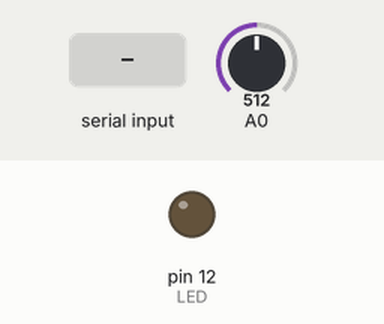
Recording of a sketch running on a simulated Arduino Uno, built with avr-gcc and run on an emulated ATmega328P. Shown: output pins drawn as LEDs (lit = HIGH). Inputs (shaded band) come from the test bench; at power-on: A0 = 512. What the sketch prints to the serial monitor is not drawn.

Above: at 1.2 s.
1.3 s: "1\n" received over Serial
At 12.2 s:
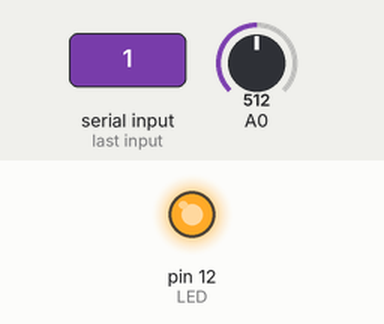
Timing chart, 0 to 12.8 s (numbered marks = the images above; inputs shaded):
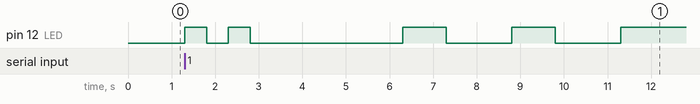

Measured:
- after the input at 1.3 s, pin 12 (LED): LOW → HIGH at once, → LOW 0.50 s later, → HIGH 0.50 s later, → LOW 0.50 s later, … (9 changes in this stretch)

The sketch:

led-ldr-ook.ino
```cpp
// ____ Pin definitions ____
const int LED = 12;

// ____ Constants ____
const int LCD = 32;
const int MAX_BUFFER = LCD + 3;
const unsigned long BIT_TIME = 500;
const char STX = 0x02;
const char ETX = 0x03;
const int LIGHT_THRESHOLD = 660;

// ____ States ____
const byte IDLE = 0;
const byte START = 1;
const byte DATA = 2;
const byte END = 3;

// ____ Global ____
char TEXT[MAX_BUFFER];
byte t_state = IDLE;
byte r_state = IDLE;
unsigned int textLen = 0;
unsigned int textIndex = 0;
unsigned int textIndexR = 0;
unsigned int bitCounter = 0;
unsigned int bitCounterR = 0;
unsigned int currentReading = 0;
byte receivedBit = 0;
char RECTEXT[MAX_BUFFER];
char rtxt = 0b00000000;
bool STXcheck = 0;
bool ETXcheck = 0;

unsigned long timeNow = 0;
unsigned long timeStart = 0;
unsigned long timeRec = 0;

/* char bits2Byte() {
  if (currentReading < LIGHT_THRESHOLD) {
    receivedBit = 0;
  } else receivedBit = 1;

  receivedBit <<= bitCounter;
  rtxt |= receivedBit;
} */

void transmitter() {
  switch (t_state) {
    case IDLE:
      digitalWrite(LED, LOW);
      if (Serial.available() > 0) {
        // Get input from user
        textLen = Serial.readBytesUntil('\n', TEXT + 1, LCD);
        TEXT[0] = STX;
        TEXT[textLen + 1] = ETX;
        TEXT[textLen + 2] = '\0';  // TEXT = [0x02, H, e, l, l, o,  , W, o, r, l, d, 0x03, \0]
        Serial.println(TEXT);

        timeStart = timeNow;

        textIndex = 0;
        bitCounter = 0;
        t_state = START;
      }
      break;

    case START:
      digitalWrite(LED, HIGH);
      //if (timeNow - timeStart >= BIT_TIME) {
      timeStart = timeNow;
      bitCounter = 0;
      Serial.print(1);
      t_state = DATA;
      //}
      break;

    case DATA:
      if (timeNow - timeStart >= BIT_TIME) {
        timeStart = timeNow;
        if (bitCounter < 8) {
          byte readLSB = (TEXT[textIndex] >> bitCounter) & 1;
          if (readLSB == 1) {
            digitalWrite(LED, HIGH);
            Serial.print(1);
          } else {
            digitalWrite(LED, LOW);
            Serial.print(0);
          }
          bitCounter++;
        } else {
          digitalWrite(LED, LOW);
          //Serial.print(0);
          t_state = END;
        }
      }
      break;

    case END:
      if (timeNow - timeStart >= BIT_TIME) {
        timeStart = timeNow;
        Serial.println();
        textIndex++;
        if (textIndex <= textLen + 1) {
          t_state = START;
        } else {
          t_state = IDLE;
          Serial.println("Enter your message: ");
        }
      }
      break;
  }
}

void receiver() {
  switch (r_state) {
    case IDLE:
      bitCounterR = 0;
      rtxt = 0b00000000;
      currentReading = analogRead(A0);
      if (currentReading > LIGHT_THRESHOLD) {
        timeRec = timeNow;
        r_state = START;
      }
      break;

    case START:
      if (timeNow - timeRec >= BIT_TIME / 2 + BIT_TIME * (bitCounterR + 1)) {
        currentReading = analogRead(A0);

        if (bitCounterR < 8) {
          if (currentReading < LIGHT_THRESHOLD) {
            receivedBit = 0;
          } else receivedBit = 1;

          receivedBit <<= bitCounterR;
          rtxt |= receivedBit;
          bitCounterR++;
        }
        if (bitCounterR == 8) {
          r_state = DATA;
        }
      }
      break;

    case DATA:
      bitCounterR = 0;
      //Serial.println(rtxt);
      if (rtxt == ETX) {
        ETXcheck = 1;
        STXcheck = 0;
        r_state = END;
        rtxt = 0b00000000;
        break;
      }

      if (rtxt == STX) {
        STXcheck = 1;
        ETXcheck = 0;
        rtxt = 0b00000000;
        r_state = IDLE;
        break;
      }
      if (STXcheck == 1 && ETXcheck == 0) {
        RECTEXT[textIndexR] = rtxt;
        textIndexR++;
        rtxt = 0b00000000;
        r_state = IDLE;
      } else r_state = IDLE;
      break;

    case END:
      RECTEXT[textIndexR] = '\0';
      Serial.println();
      Serial.println(RECTEXT);
      textIndexR = 0;
      r_state = IDLE;
      break;
  }
}

void setup() {
  pinMode(LED, OUTPUT);
  Serial.begin(9600);
  Serial.println();
  Serial.print("Enter your message: ");
}

void loop() {
  timeNow = millis();
  transmitter();
  receiver();
}
```
